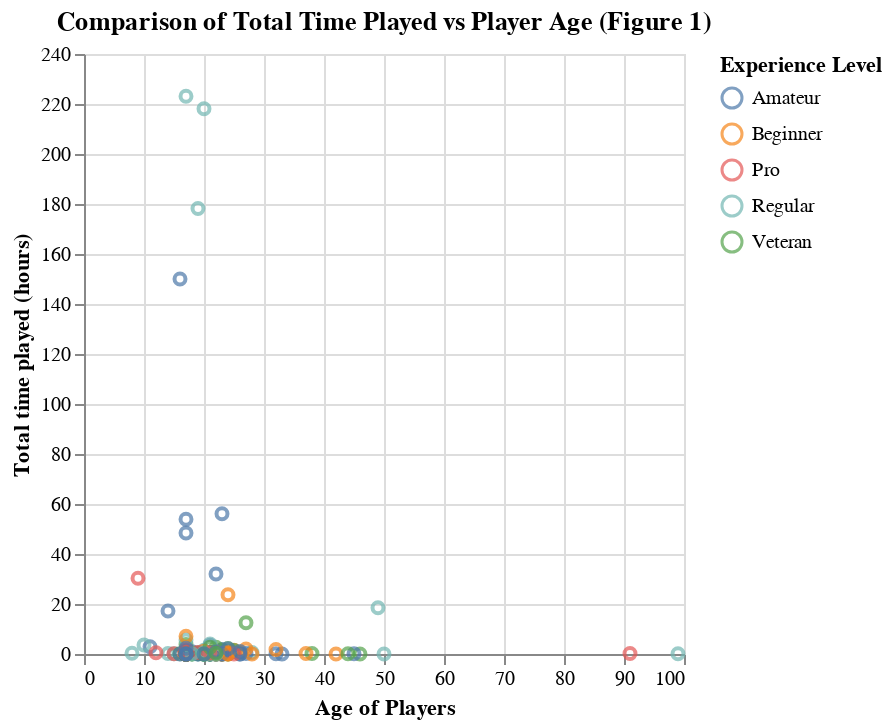

The cell this chart's notebook holds for it:
### Code cell
# Visualizing the data

# We plot age vs. played hours, then we color-coded the data based on varying experience levels to better visualize the data
# and possible relationships between the variables

player_chart = alt.Chart(players, title = "Comparison of Total Time Played vs Player Age (Figure 1)").mark_point().encode(
    x = alt.X("age").title("Age of Players").scale(zero = False),
    y=alt.Y('played_hours', title='Total time played (hours)'),
    color=alt.Color("experience").title("Experience Level"),
)

player_chart

### Figure 1 — Vega specification as saved in the notebook (floating-point values rounded to 4 significant figures; data arrays with more than 128 entries replaced by an {"elided": "..."} marker saying what was removed)
{"$schema": "https://vega.github.io/schema/vega/v5.json", "data": [{"name": "source_0", "values": {"elided": "196 records"}}, {"name": "source_0_x_domain_age", "values": [{"min": 8, "max": 99}]}, {"name": "source_0_y_domain_played_hours", "values": [{"min": 0.0, "max": 223.1}]}, {"name": "source_0_color_domain_experience", "values": [{"experience": "Pro"}, {"experience": "Veteran"}, {"experience": "Amateur"}, {"experience": "Regular"}, {"experience": "Beginner"}]}], "marks": [{"type": "symbol", "name": "marks", "from": {"data": "source_0"}, "encode": {"update": {"opacity": {"value": 0.7}, "stroke": {"field": "experience", "scale": "color"}, "y": {"field": "played_hours", "scale": "y"}, "fill": {"value": "transparent"}, "x": {"field": "age", "scale": "x"}}}, "style": ["point"]}], "scales": [{"name": "x", "type": "linear", "domain": [{"signal": "(data(\"source_0_x_domain_age\")[0] || {}).min"}, {"signal": "(data(\"source_0_x_domain_age\")[0] || {}).max"}], "range": [0, {"signal": "width"}], "nice": true, "zero": false}, {"name": "y", "type": "linear", "domain": [{"signal": "(data(\"source_0_y_domain_played_hours\")[0] || {}).min"}, {"signal": "(data(\"source_0_y_domain_played_hours\")[0] || {}).max"}], "range": [{"signal": "height"}, 0], "nice": true, "zero": true}, {"name": "color", "type": "ordinal", "domain": {"data": "source_0_color_domain_experience", "field": "experience", "sort": true}, "range": "category"}], "axes": [{"scale": "x", "ticks": false, "grid": true, "maxExtent": 0, "labels": false, "gridScale": "y", "orient": "bottom", "tickCount": {"signal": "ceil(width/40)"}, "domain": false, "minExtent": 0, "zindex": 0, "aria": false}, {"scale": "y", "gridScale": "x", "labels": false, "minExtent": 0, "zindex": 0, "tickCount": {"signal": "ceil(height/40)"}, "grid": true, "ticks": false, "orient": "left", "domain": false, "maxExtent": 0, "aria": false}, {"scale": "x", "tickCount": {"signal": "ceil(width/40)"}, "grid": false, "title": "Age of Players", "orient": "bottom", "zindex": 0, "labelFlush": true, "labelOverlap": true}, {"scale": "y", "zindex": 0, "labelOverlap": true, "title": "Total time played (hours)", "grid": false, "tickCount": {"signal": "ceil(height/40)"}, "orient": "left"}], "title": {"text": "Comparison of Total Time Played vs Player Age (Figure 1)", "frame": "group"}, "height": 300, "style": "cell", "legends": [{"title": "Experience Level", "stroke": "color", "symbolType": "circle", "encode": {"symbols": {"update": {"fill": {"value": "transparent"}, "opacity": {"value": 0.7}}}}}], "width": 300, "background": "white", "padding": 5}
